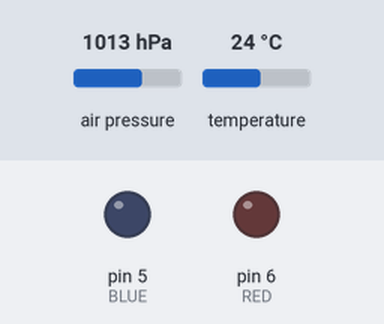
Bench run of a sketch on a simulated Arduino Uno, built with avr-gcc and run on an emulated ATmega328P. On the bench: output pins drawn as LEDs (lit = HIGH). The test bench sets the inputs (shaded band); at power-on: air pressure 1013 hPa, temperature 24 °C. Storage starts empty; what the sketch prints to the serial monitor is not drawn.

Above: at 5.55 s.
Timing chart, 0 to 10.0 s (numbered marks = the images above):
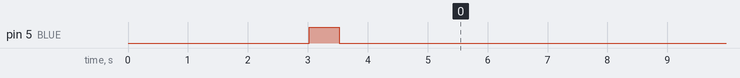

The sketch:

Thermostat_Firmware.ino
```cpp
/*
 Name:		Thermostat_Firmware.ino
 Created:	7/12/2016 10:53:14 AM
 Author:	Brad Van Fleet
*/

#include "States.h"

/* Pin Definitions */
#define BTN 7  // Button pin
#define RED 6  // Red LED pin
#define BLUE 5 // Blue LED pin

/* Global Variable Declarations */
States* boardStates[3];
int sID; // ID for which state to run next

/* ledBlink function */
/* Purpose: Causes blue LED to blink for half second */
void ledBlink();

// Code to perform upon power-up or reset.
void setup() {
	/* Initialize the LED and button hardware */
	pinMode(BTN, INPUT);
	pinMode(RED, OUTPUT);
	pinMode(BLUE, OUTPUT);

	Serial.begin(9600);
	if (!Serial)
	{
		digitalWrite(RED, HIGH);
		delay(60);
		exit(1);
	}

	/* Initialize the state machine */
	boardStates[0] = new BoardWait;
	boardStates[1] = new BoardRead;
	boardStates[2] = new BoardWrite;

	/* Wait 2 seconds to ensure that everything's ready to go */
	Serial.println("Setup Complete");
	ledBlink();
	delay(2000);
}

void loop() {
	sID = boardStates[sID]->handleState();
	boardStates[sID]->is_Error(RED);

	if(sID == 2) ledBlink();
	delay(60);
}

void ledBlink()
{
	int tDelay = 500;

	digitalWrite(BLUE, HIGH);
	delay(tDelay);
	digitalWrite(BLUE, LOW);
}
```

Board_Interface.cpp
```cpp
#include "Board_Interface.h"

Board_Interface* Board_Interface::board;

Board_Interface::Board_Interface(int sdSelect = 10, int sample = 2)
{
	/* General Board datamember initializations */
	bmp = new Adafruit_BMP085;
	sdPin = sdSelect;
	sampling = sample;
	error = false;

	/* Temperature and Pressure variable initializations */
	data = "Brad Van Fleet's Thermostat Log\n\n";
	double avg_press;
	double avg_temp;
	int count;

	/* Initialize and check SD and BMP180 for errors */
	if (!bmp->begin(sampling))
	{
		error = true;
		return;
	}

	delay(1000);

	if (!SD.begin(sdPin))
	{
		error = true;
		return;
	}

	delay(2000);
}

Board_Interface* Board_Interface::getInstance() const
{
	// Check if there's another instance and either create or return an instance
	if (board == nullptr)
	{
		board = new Board_Interface;
	}

	return board;
}

bool Board_Interface::is_Error() const
{
	return error;
}

void Board_Interface::readBMP()
{
	// Iterate count
	count++;

	// Read data from BMP and store results
	double temp = bmp->readTemperature();
	double press = bmp->readPressure();

	avg_press += press;
	avg_temp += temp;

	// Write results to string
	data += "<T>: " + String(temp, 1) + "\n";
	data += "<P>: " + String(press, 1) + "\n";

	// If the count is 5, then calc and write the average
	if (count == 5)
	{
		data += "<avg-T>: " + String((avg_temp / count), 1) + "\n";
		data += "<avg-P>: " + String((avg_press / count), 1) + "\n";

		// Clear data to start the count and average over
		count = 0;
		avg_temp = 0.0;
		avg_press = 0.0;
	}
}

void Board_Interface::writeSD()
{
	// Initialize filename string
	String filename = "press-temp-log.txt";

	// Open the file stream and SD card,
	//  and writes the contents of the data string to it.
	//  If the SD card cannot be written to, then set error flag.
	File dataFile = SD.open(filename, FILE_WRITE);
	if (dataFile)
	{
		dataFile.print(data);
		dataFile.close();
	}
	else
	{
		error = true;
		return;
	}

	data = "";
}

Board_Interface::~Board_Interface()
{
	if (board != nullptr)
	{
		delete bmp;
	}
}
```

Board_Interface.h
```cpp
#pragma once

#if (ARDUINO >= 100)
	#include "Arduino.h"
#else
	#include "WProgram.h"
#endif

/* Required package inclusions */
#include <Adafruit_BMP085.h>
#include <SD.h>
#include <SPI.h>

// Board_Interface singleton class
// Designed by: Bradley Van Fleet
// Date Created 7/13/2016
//
// Description: Hardware API interface for use within the thermostat firmware.
//  Includes the SD card and BMP180 sensor API. Singleton design to keep instantiation
//  to a minimum.
class Board_Interface
{
private:
	/* Datamember declarations */
	static Board_Interface* board;
	Adafruit_BMP085* bmp;
	int sdPin;
	int sampling;
	bool error;

	/* Temperature and Pressure variables */
	String data;
	double avg_press;
	double avg_temp;
	int count;

	/* Constructor function definitions */
	/* Standard constructor with default parameters */
	/* @Param: SD Select pin number and BMP180 sampling settings, non-negative int */
	Board_Interface(int, int);

	/* Copy constructors are removed to maintain the singleton pattern */
	Board_Interface(Board_Interface&) = delete;
	Board_Interface(Board_Interface&&) = delete;

public:
	// getInstance function
	//
	// Description: Checks for an existing instance of the Board_Interface object.
	//  If one is found, it is returned; otherwise, an instance of the Board_Interface
	//  object is created.
	//
	// @Param: None
	// @Return: Const pointer reference to Board_Interface object
	Board_Interface* getInstance() const;

	// is_Error function
	//
	// Description: Return the error data member. Used for error checking.
	//
	// @Param: None
	// @Return: True or False, depending on if errors are present.
	bool is_Error() const;

	// readBMP Function
	//
	// Description: Takes temperature and pressure reading from the sensor and stores
	//  readings into the data string to write to SD card.
	//
	// @Param: None
	// @Return: Void
	void readBMP();

	// writeSD Function
	//
	// Description: Writes data taken during the readBMP function and writes to the SD card.
	//
	// @Param: None
	// @Return: Void
	void writeSD();

	// Board_Interface deconstructor
	~Board_Interface();
};
```

States.cpp
```cpp
#include "States.h"

/***********************************************/
/* States Abstract Base Class Immplementations */
/***********************************************/

States::States()
{
	_BI = _BI->getInstance();
}

void States::is_Error(int pin)
{
	if (_BI->is_Error())
	{
		digitalWrite(pin, HIGH);
		exit(1);
	}
}

States::~States()
{
	if (_BI != nullptr)
	{
		delete _BI;
	}
}

/*****************************************/
/* BoardWait Child Class Implementations */
/*****************************************/

BoardWait::BoardWait()
	:States()
{
	timer = millis();
}

int BoardWait::handleState()
{
	Serial.println("Entering BoardWait State");
	delay(60);

	// Instance variables to be changed throughout the function
	int sID = 1; // State ID number for the next state
	long int count = 0;

	// Check if Board_Interface is null or has an error
	if (_BI == nullptr)
	{
		_BI = _BI->getInstance();
	}

	// Compare to the timer to see if it exceeds the minute_timer_cutoff
	while (count <= MINUTE_TIMER_CUTOFF)
	{
		count = millis() - timer;
		delay(1000);
	}

	return sID;
}

BoardWait::~BoardWait()
{
	if (_BI != nullptr)
	{
		delete _BI;
	}
}

/*****************************************/
/* BoardRead Child Class Implementations */
/*****************************************/

BoardRead::BoardRead()
	:States()
{	}

int BoardRead::handleState()
{
	Serial.println("Entering BoardReach State");
	delay(60);

	int sID = 2;

	// Check if Board_Interface is null, and get instance
	if (_BI == nullptr)
	{
		_BI = _BI->getInstance();
	}

	// Call readBMP function to gather data
	_BI->readBMP();

	return sID;
}

BoardRead::~BoardRead()
{
	if (_BI != nullptr)
	{
		delete _BI;
	}
}

/******************************************/
/* BoardWrite Child Class Implementations */
/******************************************/

BoardWrite::BoardWrite()
	:States()
{	}

int BoardWrite::handleState()
{
	Serial.println("Entering BoardWrite State");
	delay(60);

	// Set sID to 0 to start the state loop over
	int sID = 0;

	// Check if Board_Interface is null, and get instance
	if (_BI == nullptr)
	{
		_BI = _BI->getInstance();
	}

	_BI->writeSD();
	delay(60);

	return sID;
}

BoardWrite::~BoardWrite()
{
	if (_BI != nullptr)
	{
		delete _BI;
	}
}
```

States.h
```cpp
#pragma once

#if (ARDUINO >= 100)
	#include "Arduino.h"
#else
	#include "WProgram.h"
#endif

/* Important Global Definitions */
#define LOCAL_TIMER_CUTOFF 300000 // 5 minute timer cutoff
#define MINUTE_TIMER_CUTOFF 60000 // 1 minute timer cutoff

/* Include the Board Interface class */
#include "Board_Interface.h"

// States abstract class and subclasses
//
// Developed by: Brad Van Fleet
// Date Created: 7/13/2016
//
// Description: Abstract base class and subclasses used for controling the hardware.
//  All subclasses implement the abstract handleState function and return the
//  state ID for the next state to be called.
class States
{
public:
	/* Default constructor and destructor */
	States();
	virtual ~States();

	/* handleState function declared, pure virtual */
	virtual int handleState() = 0;

	// is_Error function
	// Purpose: Handle error conditions from the Board_Interface object.
	// @Param: int pin value, non-negative.
	// @Return: None
	virtual void is_Error(int);
protected:
	Board_Interface* _BI;
};

class BoardWait : public States
{
public:
	BoardWait();
	int handleState();
	~BoardWait();
private:
	int timer;
};

class BoardRead : public States
{
public:
	BoardRead();
	int handleState();
	~BoardRead();
private:
	String data;
	int count;
};

class BoardWrite : public States
{
public:
	BoardWrite();
	int handleState();
	~BoardWrite();
private:
	String data;
	int average;
};
```

Measured:
- by itself, pin 5 (BLUE): repeats every 1.9 s: HIGH 0.50 s, LOW 1.4 s
